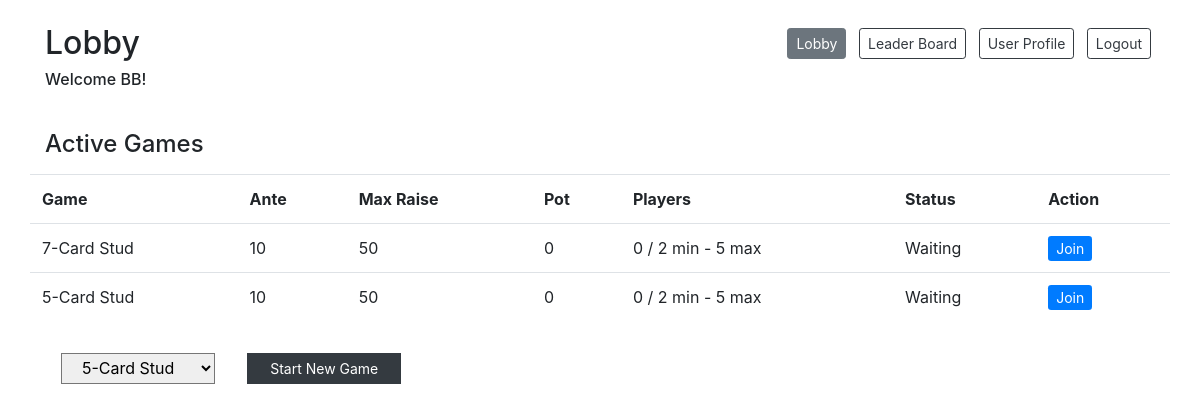
The page /lobby (signed in) on the database as committed earlier.
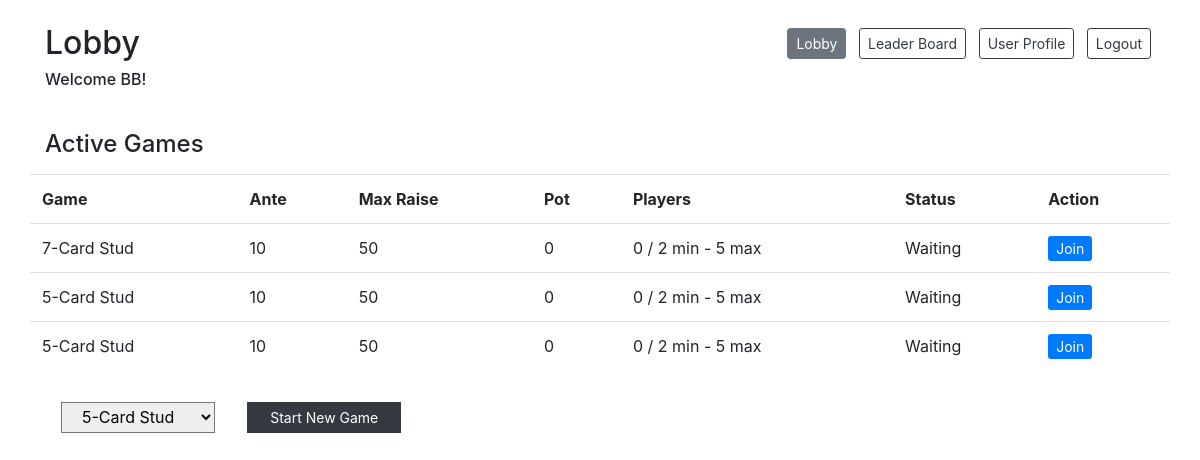
The same page on the database as committed later.
### models.py (models this page shows)
class Game(db.Model):
    __tablename__ = "games"
    id = db.Column(db.Integer, primary_key=True)
    game_type_id = db.Column(db.Integer, db.ForeignKey("game_types.id"), nullable=True)
    game_type = db.relationship("GameType", foreign_keys=[game_type_id], backref="gametype_games")
    game_status = db.Column(db.Integer)  # 0: waiting, 1: playing, 2: completed
    pot = db.Column(db.Integer)
    current_turn = db.Column(db.Integer)
    starting_turn = db.Column(db.Integer)
    current_bet = db.Column(db.Integer)
    betting = db.Column(db.Boolean, unique=False, default=False) # 0: done with betting round, # 1: betting round
    round_num = db.Column(db.Integer)  # number of rounds of cards dealt
    num_players = db.Column(db.Integer)
    created_at = db.Column(db.DateTime, server_default=func.now())
    updated_at = db.Column(db.DateTime, server_default=func.now(), onupdate=func.now())

class GameType(db.Model):
    __tablename__ = "game_types"
    id = db.Column(db.Integer, primary_key=True)
    game_name = db.Column(db.String(255))
    time_limit = db.Column(db.Integer)
    min_players = db.Column(db.Integer)
    max_players = db.Column(db.Integer)
    ante = db.Column(db.Integer)
    max_raise = db.Column(db.Integer)
    rounds = db.relationship("GameRound", back_populates="game_type")
    created_at = db.Column(db.DateTime, server_default=func.now())
    updated_at = db.Column(db.DateTime, server_default=func.now(), onupdate=func.now())

### controller.py (the view)
def lobby():
    if 'user_id' in session:
        user = getUser(session['user_id'])
        if user:
            if user.current_game_id:
                game = getGame(user.current_game_id)
                if game.game_status == 1:
                    return redirect('/card-table')
                elif game.game_status == 2:
                    removePlayerFromGame(user, user.current_game_id)
            games = getActiveGames()
            game_types = getGameTypes()
            return render_template('lobby.html', user = user, games = games, game_types = game_types)
    return redirect('/login-registration')

### utilities.py (called while the page is built)
def getUser(user_id):
    user = User.query.get(user_id)
    return user

def getActiveGames():
    active_games = Game.query.filter(or_(Game.game_status == 0, Game.game_status ==1)).all()
    return active_games  # return game info

def getGameTypes():
    game_types = GameType.query.all()
    return game_types  # return game types

### templates/lobby.html (shortened to what this page needs)
<!DOCTYPE html>
<html lang="en">
<head>
    <link href="https://stackpath.bootstrapcdn.com/bootstrap/4.4.1/css/bootstrap.min.css" rel="stylesheet">
    <script src="https://cdnjs.cloudflare.com/ajax/libs/socket.io/1.7.3/socket.io.min.js"></script></head>
</head>
<body>
    <div class="container bg-white">
        <div class="row justify-content-between mt-4 mb-2">
            <div class="col-auto">
                <h2>Lobby</h2>
                <h6>Welcome {{user.user_name}}!</h6>
            </div>
            <div class="col-auto">
                <a href="#" class="inactive col-auto btn btn-secondary btn-sm mx-1 mt-1 mb-3">Lobby</a>
                <a href="/leaderboard" class="col-auto btn btn-outline-dark btn-sm mx-1 mt-1 mb-3">Leader Board</a>
                <a href="/user-profile" class="col-auto btn btn-outline-dark btn-sm mx-1 mt-1 mb-3">User Profile</a>
                <a href="/logout-action" class="col-auto btn btn-outline-dark btn-sm mx-1 mt-1 mb-3">Logout</a>
            </div>
        </div>
        <div class="row pt-4">
            <h4 class="col-12 pb-2">Active Games</h4>
            {% if games %}
            <table class="table table-fixed text-left table-hover">
                <tr>
                    <th>Game</th>
                    <th>Ante</th>
                    <th>Max Raise</th>
                    <th>Pot</th>
                    <th>Players</th>
                    <th>Status</th>
                    <th>Action</th>
                    {% for game in games %}
                            <td>{{game.game_type.game_name}}</td>
                            <td>{{game.game_type.ante}}</td>
                            <td>{{game.game_type.max_raise}}</td>
                            <td>{{game.pot}}</td>
                            <td>{{game.num_players}} / {{game.game_type.min_players}} min - {{game.game_type.max_players}} max</td>
                            {% if game.game_status == 0 or game.game_status == 1 %}
                                <td>Waiting</td>
                                {% if user.current_game_id == game.id %}
                                <td><a href="/lobby/leave-game/{{game.id}}" class="button btn-sm btn-primary">Leave</a></td>
                                {% elif not user.current_game_id: %}
                                <td><a href="/lobby/join-game/{{game.id}}" class="button btn-sm btn-primary">Join</a></td>
                                {% else %}
                                <td></td>
                                {% endif %}
                            {% else %}
                                <td>Playing</td>
                                <td></td>
                            {% endif %}
                        </tr>
                    {% endfor %}
            </table>
            {% else %}
            <h6>No active games</h6>
            {% endif %}
        </div>
        <form action="/lobby/new-game" method="post" class="col-5 pt-3">
            <div class="row">
                <select type="text" name="game_type_id" class="input-lg col-4 rounded-0 px-3 mx-3" required>
                    {% for game_type in game_types %}
                        <option value="{{game_type.id}}">{{game_type.game_name}}</option>
                    {% endfor %}
                </select>
                <button type="submit" class="col-4 btn btn-dark btn-sm btn-block rounded-0 ml-3">Start New Game</button>
            </div>
        </form>
    </div>
</body>
</html>

Rows that differ between the two databases and show on the page:
added Game: game_type.game_name "5-Card Stud", game_type.ante "10", game_type.max_raise "50", pot "0", num_players "0", game_type.min_players "2", game_type.max_players "5"
